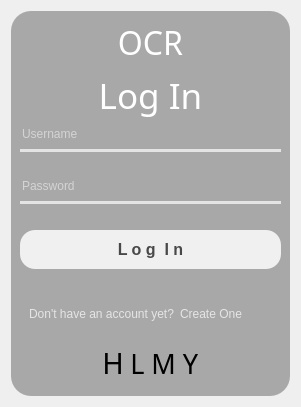
         <widget class="QWidget" name="Login_page">
          <property name="styleSheet">
           <string notr="true">QWidget#Login_page{
border-image: url(:/newPrefix/14546211_rm127-tang-16b-japaneseframe.jpg);
}</string>
          </property>
          <layout class="QGridLayout" name="gridLayout_2">
           <item row="0" column="0">
            <widget class="QFrame" name="frame_3">
             <property name="styleSheet">
              <string notr="true">background-color:rgba(0,0,0,0.3);
border-radius:20px;</string>
             </property>
             <property name="frameShape">
              <enum>QFrame::StyledPanel</enum>
             </property>
             <property name="frameShadow">
              <enum>QFrame::Raised</enum>
             </property>
             <layout class="QGridLayout" name="gridLayout">
              <item row="9" column="0">
               <widget class="QFrame" name="frame_4">
                <property name="styleSheet">
                 <string notr="true">background-color : rgba(0,0,0,0);</string>
                </property>
                <property name="frameShape">
                 <enum>QFrame::StyledPanel</enum>
                </property>
                <property name="frameShadow">
                 <enum>QFrame::Raised</enum>
                </property>
                <layout class="QHBoxLayout" name="horizontalLayout_4">
                 <item>
                  <widget class="QLabel" name="label_3">
                   <property name="maximumSize">
                    <size>
                     <width>16777215</width>
                     <height>20</height>
                    </size>
                   </property>
                   <property name="styleSheet">
                    <string notr="true">color : rgba(255,255,255,0.7);
background-color : rgba(0,0,0,0);</string>
                   </property>
                   <property name="text">
                    <string>Don't have an account yet?</string>
                   </property>
                  </widget>
                 </item>
                 <item>
                  <widget class="QPushButton" name="gotoRegister">
                   <property name="styleSheet">
                    <string notr="true">QPushButton#gotoRegister{
color : rgba(255,255,255,0.7);
background-color: rgba(255, 255, 255,0);
}

QPushButton#gotoRegister:hover{
border: none;
border-bottom: 0.5px solid rgba(255,255,255,1);
}

</string>
                   </property>
                   <property name="text">
                    <string>Create One</string>
                   </property>
                  </widget>
                 </item>
                 <item>
                  <spacer name="horizontalSpacer_2">
                   <property name="orientation">
                    <enum>Qt::Horizontal</enum>
                   </property>
                   <property name="sizeType">
                    <enum>QSizePolicy::Expanding</enum>
                   </property>
                   <property name="sizeHint" stdset="0">
                    <size>
                     <width>30</width>
                     <height>20</height>
                    </size>
                   </property>
                  </spacer>
                 </item>
                </layout>
                <zorder>label_3</zorder>
                <zorder>horizontalSpacer_2</zorder>
                <zorder>gotoRegister</zorder>
               </widget>
              </item>
              <item row="0" column="0">
               <widget class="QLabel" name="label_2">
                <property name="minimumSize">
                 <size>
                  <width>0</width>
                  <height>30</height>
                 </size>
                </property>
                <property name="maximumSize">
                 <size>
                  <width>16777215</width>
                  <height>50</height>
                 </size>
                </property>
                <property name="font">
                 <font>
                  <family>OCR A Extended</family>
                  <pointsize>24</pointsize>
                 </font>
                </property>
                <property name="styleSheet">
                 <string notr="true">color: rgb(255, 255, 255);
background-color : rgba(0,0,0,0);</string>
                </property>
                <property name="text">
                 <string>OCR</string>
                </property>
                <property name="alignment">
                 <set>Qt::AlignCenter</set>
                </property>
               </widget>
              </item>
              <item row="5" column="0">
               <widget class="QLineEdit" name="inputPassword">
                <property name="styleSheet">
                 <string notr="true">background-color : rgba(0,0,0,0);
border : none;
border-bottom : 3px solid rgba(243, 243, 243,0.8);
color : rgba(255,255,255,1);
padding-bottom : 7px;</string>
                </property>
                <property name="text">
                 <string/>
                </property>
                <property name="echoMode">
                 <enum>QLineEdit::Password</enum>
                </property>
                <property name="placeholderText">
                 <string>Password</string>
                </property>
               </widget>
              </item>
              <item row="6" column="0">
               <spacer name="verticalSpacer_2">
                <property name="orientation">
                 <enum>Qt::Vertical</enum>
                </property>
                <property name="sizeType">
                 <enum>QSizePolicy::Fixed</enum>
                </property>
                <property name="sizeHint" stdset="0">
                 <size>
                  <width>20</width>
                  <height>20</height>
                 </size>
                </property>
               </spacer>
              </item>
              <item row="4" column="0">
               <spacer name="verticalSpacer">
                <property name="orientation">
                 <enum>Qt::Vertical</enum>
                </property>
                <property name="sizeType">
                 <enum>QSizePolicy::Fixed</enum>
                </property>
                <property name="sizeHint" stdset="0">
                 <size>
                  <width>20</width>
                  <height>20</height>
                 </size>
                </property>
               </spacer>
              </item>
              <item row="3" column="0">
               <widget class="QLineEdit" name="inputUsername">
                <property name="font">
                 <font>
                  <weight>50</weight>
                  <bold>false</bold>
                 </font>
                </property>
                <property name="styleSheet">
                 <string notr="true">background-color : rgba(0,0,0,0);
border : none;
border-bottom : 3px solid rgba(243, 243, 243,0.8);
color : rgba(255,255,255,1);
padding-bottom : 7px;</string>
                </property>
                <property name="text">
                 <string/>
                </property>
                <property name="dragEnabled">
                 <bool>true</bool>
                </property>
                <property name="placeholderText">
                 <string>Username</string>
                </property>
                <property name="cursorMoveStyle">
                 <enum>Qt::VisualMoveStyle</enum>
                </property>
                <property name="clearButtonEnabled">
                 <bool>true</bool>
                </property>
               </widget>
              </item>
              <item row="1" column="0">
               <widget class="QLabel" name="label">
                <property name="maximumSize">
                 <size>
                  <width>16777215</width>
                  <height>50</height>
                 </size>
                </property>
                <property name="font">
                 <font>
                  <family>OCR A Extended</family>
                  <pointsize>26</pointsize>
                 </font>
                </property>
                <property name="styleSheet">
                 <string notr="true">color: rgb(255, 255, 255);
background-color : rgba(0,0,0,0);</string>
                </property>
                <property name="text">
                 <string>Log In</string>
                </property>
                <property name="alignment">
                 <set>Qt::AlignCenter</set>
                </property>
               </widget>
              </item>
              <item row="7" column="0">
               <widget class="QPushButton" name="Login_button">
                <property name="maximumSize">
                 <size>
                  <width>16777215</width>
                  <height>40</height>
                 </size>
                </property>
                <property name="font">
                 <font>
                  <family>MS Shell Dlg 2</family>
                  <pointsize>12</pointsize>
                  <weight>75</weight>
                  <bold>true</bold>
                 </font>
                </property>
                <property name="styleSheet">
                 <string notr="true">QPushButton#Login_button {
    color: rgba(0, 0, 0, 0.7);  /* Warna teks dengan transparansi 70% */
    border: none;  /* Menghilangkan border */
    background-color: rgb(240, 240, 240);  /* Warna latar belakang */
    border-radius: 15px;  /* Membuat sudut tombol melengkung */
    padding: 10px 20px;  /* Tambahkan padding untuk menambah ruang di dalam tombol */
}

QPushButton#Login_button:hover {
    background-color: qlineargradient(spread:pad, x1:0.477, y1:0, x2:0.5, y2:1, 
    stop:0 rgba(0, 0, 0, 0.2), stop:1 rgba(255, 255, 255, 0.9));
    /* Mengubah warna latar belakang saat tombol di-hover */
}

QPushButton#Login_button:pressed {
    padding-left: 5px;
    padding-top: 5px;
    background-color: rgba(105, 118, 132, 1);  /* Mengubah warna latar belakang saat tombol ditekan */
    color: white;  /* Ubah warna teks menjadi putih saat tombol ditekan */
    /* Mengurangi padding untuk memberikan efek &quot;tekan&quot; */
}
</string>
                </property>
                <property name="text">
                 <string>L o g  I n</string>
                </property>
               </widget>
              </item>
              <item row="10" column="0">
               <widget class="QWidget" name="widget" native="true">
                <property name="styleSheet">
                 <string notr="true">background-color : rgba(0,0,0,0);</string>
                </property>
                <layout class="QHBoxLayout" name="horizontalLayout_3">
                 <item>
                  <spacer name="horizontalSpacer_3">
                   <property name="orientation">
                    <enum>Qt::Horizontal</enum>
                   </property>
                   <property name="sizeHint" stdset="0">
                    <size>
                     <width>40</width>
                     <height>20</height>
                    </size>
                   </property>
                  </spacer>
                 </item>
                 <item>
                  <widget class="QPushButton" name="Google">
                   <property name="maximumSize">
                    <size>
                     <width>30</width>
                     <height>30</height>
                    </size>
                   </property>
                   <property name="font">
                    <font>
                     <family>Social Media Circled</family>
                     <pointsize>22</pointsize>
                    </font>
                   </property>
                   <property name="styleSheet">
                    <string notr="true">QPushButton#Google{
color : rgba(0,0,0,1);
background-color : rgba(255,255,255,0);
}

QPushButton#Google:hover{
color:rgba(240,240,240,1);
}</string>
                   </property>
                   <property name="text">
                    <string>H</string>
                   </property>
                  </widget>
                 </item>
                 <item>
                  <widget class="QPushButton" name="WA">
                   <property name="maximumSize">
                    <size>
                     <width>30</width>
                     <height>30</height>
                    </size>
                   </property>
                   <property name="font">
                    <font>
                     <family>Social Media Circled</family>
                     <pointsize>20</pointsize>
                    </font>
                   </property>
                   <property name="styleSheet">
                    <string notr="true">QPushButton#WA{
color : rgba(0,0,0,1);
background-color : rgba(255,255,255,0);
}

QPushButton#WA:hover{
color:rgba(240,240,240,1);
}</string>
                   </property>
                   <property name="text">
                    <string>L</string>
                   </property>
                  </widget>
                 </item>
                 <item>
                  <widget class="QPushButton" name="Youtube">
                   <property name="maximumSize">
                    <size>
                     <width>30</width>
                     <height>30</height>
                    </size>
                   </property>
                   <property name="font">
                    <font>
                     <family>Social Media Circled</family>
                     <pointsize>20</pointsize>
                    </font>
                   </property>
                   <property name="styleSheet">
                    <string notr="true">QPushButton#Youtube{
color : rgba(0,0,0,1);
background-color : rgba(255,255,255,0);
}

QPushButton#Youtube:hover{
color:rgba(240,240,240,1);
}</string>
                   </property>
                   <property name="text">
                    <string>M</string>
                   </property>
                  </widget>
                 </item>
                 <item>
                  <widget class="QPushButton" name="Discord">
                   <property name="maximumSize">
                    <size>
                     <width>30</width>
                     <height>30</height>
                    </size>
                   </property>
                   <property name="font">
                    <font>
                     <family>Social Media Circled</family>
                     <pointsize>20</pointsize>
                    </font>
                   </property>
                   <property name="styleSheet">
                    <string notr="true">QPushButton#Discord{
color : rgba(0,0,0,1);
background-color : rgba(255,255,255,0);
}

QPushButton#Discord:hover{
color:rgba(240,240,240,1);
}</string>
                   </property>
                   <property name="text">
                    <string>Y</string>
                   </property>
                  </widget>
                 </item>
                 <item>
                  <spacer name="horizontalSpacer_4">
                   <property name="orientation">
                    <enum>Qt::Horizontal</enum>
                   </property>
                   <property name="sizeHint" stdset="0">
                    <size>
                     <width>40</width>
                     <height>20</height>
                    </size>
                   </property>
                  </spacer>
                 </item>
                </layout>
               </widget>
              </item>
              <item row="8" column="0">
               <widget class="QLabel" name="Error">
                <property name="styleSheet">
                 <string notr="true">background-color:rgba(0,0,0,0);
color:rgb(255, 19, 34);
padding-left:15px;</string>
                </property>
                <property name="text">
                 <string/>
                </property>
               </widget>
              </item>
             </layout>
            </widget>
           </item>
          </layout>
         </widget>
